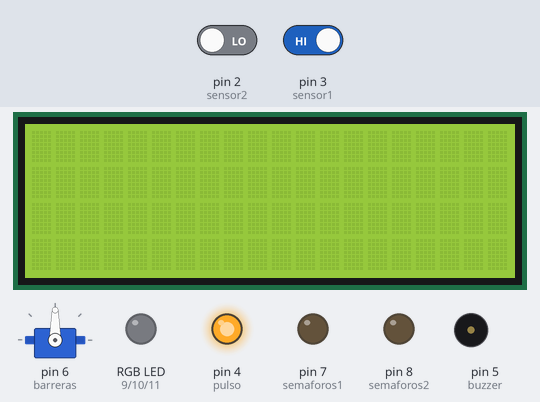
A sketch run on a simulated Arduino Uno, built with avr-gcc and run on an emulated ATmega328P. On the bench: servo, 20×4 character LCD, an RGB LED mixed from three pins (HIGH = lit), output pins drawn as LEDs (lit = HIGH), buzzer (waves = sounding, pin HIGH). The test bench sets the inputs (shaded band); at power-on: pin 2 (sensor2) LOW, pin 3 (sensor1) HIGH.

Above: at 0.1 s.
At 1.6 s:
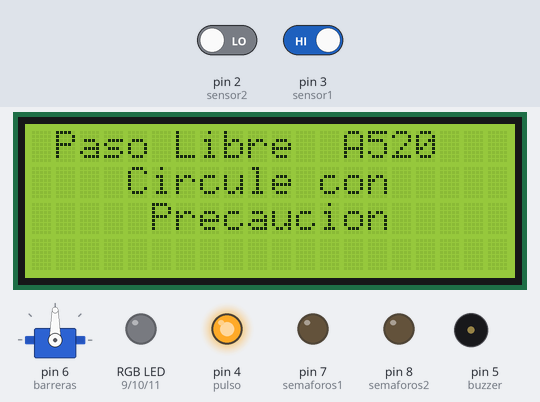
Timing chart, 0 to 130.0 s (numbered marks = the images above):
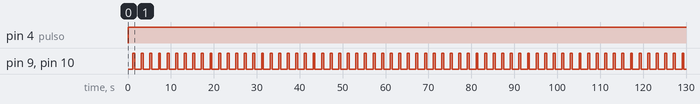

Measured:
- by itself, pin 4 (pulso): LOW → HIGH at 0.06 s
- by itself, pin 9 (semaforoA_PinRojo), pin 10 (semaforoA_PinVerde): alternates HIGH for 0.45 s and LOW for 1.5 s

The sketch:

ArduinoLevelCrossing.ino
```cpp
// PasoConBarreraV0.4
// Simulación de un paso a nivel con barrera
// 28 de Abril de 2018
// KLM


#include <Arduino.h>
#include <Wire.h>
#include <LiquidCrystal_I2C.h>
#include <Servo.h>

// ***** Variables *****

// Sensores
// Sensor Barrera IR - Sensor1
int sensor1=3;  //  Pin asignado al sensor de barrera IR
int lectura1;   //  Var. almacenamiento valor del sensor 1
// Sensor Ultrasonido - Sensor2
int sensor2=2; //  Pin asigndo al sensor Ult. - s2  señal 'echo'
int pulso=4;    //  Pin asociado al emisor de señal del s2 - trigger
float tiempo;   //  Var. alm. tiempo recepción señal eco
int distancia;  //  Var. alm. valor de la distancia al obstáculo
int lectura2;   //  Var. alm. valor definitivo s2 (high-low)

// Semáforos
//  Variables semáforos de aviso- Leds RGB
int semaforoA_PinRojo=9;
int semaforoA_PinVerde=10; //  Designación Pins para brazos leds RGB
int semaforoA_PinAzul=11;
//  Variables semaforos de barrera - Leds rojos
int semaforos1=7;
int semaforos2=8;

// buzzer - Alarma sonora
int buzzer=5;

//  Variables de los servos barreras
Servo barreras; //  Inicialización del objeto Servo para los servos
int anguloBarreras=90;  // Var. Ángulo de inclinación del servo - barreras

// Display LCD I2C
LiquidCrystal_I2C   lcd (0x3F, 20, 4);  // Direccion, filas y columnas

// Variables generales
 int controlBarrera=0;    //  Variable de control


// ***** Funciones *****

// Escecnario 0
// No hay tren cerca. El paso es libre aunque con precacución
// La barrera permanecerá subida
void escenario0()
{
  unsigned long tiempoRef0=millis();  // Var. para poner contador de tiempo a 0
                                      //  en el escenario 0

  // Subir Barreras (en caso de que esté bajada)
  if (anguloBarreras == 0)
  {
    unsigned long tBarrera0 = millis();   //  Var. para controlar
                                          //  tiempo de subida de barrera
    //  La barrera se subirá hasta los 90º
    //  con un incremento de 1º cada 20 ms
    while (anguloBarreras<90)
    {
      barreras.write(anguloBarreras);
      if (millis()>(tBarrera0+20))
      {
        anguloBarreras++;
        tBarrera0=millis();
        barreras.write(anguloBarreras);
      }  //  end est. if millis
    }  //  end estructura while anguloBarreras
  }  //  end estructura if anguloBarreras

  //  Semáforos de barrera apagados
  digitalWrite(semaforos1, LOW);
  digitalWrite(semaforos2, LOW);

  // Display LCD Indicando situacion
  lcd.clear();      //  Limpiar Display
  lcd.backlight();  //  Activar luz de fondo
  lcd.setCursor(0, 0);
  lcd.print(" Paso Libre  A520");
  lcd.setCursor(0, 1);
  lcd.print("    Circule con");
  lcd.setCursor(0, 2);
  lcd.print("     Precaucion");

  //  Semáforo de aviso en ambar intermitente
  while((millis()>=tiempoRef0) && (millis()-tiempoRef0<500))
  {
  analogWrite(semaforoA_PinRojo, 255);
  analogWrite(semaforoA_PinVerde, 255);
  analogWrite(semaforoA_PinAzul, 0);
  }
  while((millis()-tiempoRef0>=500) && (millis()-tiempoRef0<1000))
  {
    analogWrite(semaforoA_PinRojo, 0);
    analogWrite(semaforoA_PinVerde, 0);
    analogWrite(semaforoA_PinAzul, 0);
  }  //  end while millis

  // Zumbador apagado

}  //  end escenario0


//  Escecnario 1
//  Paso del tren. Se corta el paso
void escenarioUno()
{
  unsigned long tiempoRef1=millis();  // Var. para poner contador de tiempo a 0
                                      // en el escenario 1
  // Bajar Barreras
  // Si la barrera se encuentra subida se bajará
  // deciendo un grado cada 20 ms
  if (anguloBarreras == 90)
  {
    unsigned long tBarrera = millis();
    while (anguloBarreras>0)
    {
      barreras.write(anguloBarreras);
      if (millis()>(tBarrera+20))
      {
        anguloBarreras--;
        tBarrera=millis();
        barreras.write(anguloBarreras);
      }  //  end est. if millis
    }  //  end estructura while anguloBarreras
  }  //  end estructura if anguloBarreras


  //  Semáforo de aviso fijado en rojo
  analogWrite(semaforoA_PinRojo, 255);
  analogWrite(semaforoA_PinVerde, 0);
  analogWrite(semaforoA_PinAzul, 0);

  // Display LCD Indicando situacion
  lcd.clear();      //  Limpiar Display
  lcd.backlight();  //  Activar luz de fondo
  lcd.setCursor(0, 0);
  lcd.print("      Atencion!");
  lcd.setCursor(0, 1);
  lcd.print("    Tren Pasando");
  lcd.setCursor(0, 2);
  lcd.print("   Barrera Bajada");

  // Semáforo de barrera en rojo, alternando los dos Leds
  // Suena la Alarma de manera intermitente
  //
  while((millis()>=tiempoRef1) && (millis()-tiempoRef1<200))
  {
    digitalWrite(semaforos1, HIGH);
    digitalWrite(semaforos2, LOW);
    analogWrite(buzzer, 30);
  }  //  end while <300
  while((millis()-tiempoRef1>=200) && (millis()-tiempoRef1<400))
  {
    digitalWrite(semaforos1, LOW);
    digitalWrite(semaforos2, HIGH);
    analogWrite(buzzer, 0);
  }  //  end while <500

}  //  end escenario1


//  ***** setup *****
void setup()
{
    pinMode(sensor1, INPUT);
    pinMode(sensor2, INPUT);
    pinMode(pulso, OUTPUT);
    pinMode(semaforoA_PinRojo, OUTPUT);
    pinMode(semaforoA_PinVerde, OUTPUT);
    pinMode(semaforoA_PinAzul, OUTPUT);
    pinMode(semaforos1, OUTPUT);
    pinMode(semaforos2, OUTPUT);
    pinMode(buzzer, OUTPUT);
    // Servos - barreras
    barreras.attach(6);   //  Pin  de conexion con los servos
    // lcd
    Wire.begin();
    lcd.begin(20, 4);
}  //  end setup


//  ***** loop *****
void loop()
{
    // Activar Sensores
    // Sensor 1 - Sensor de barrera IR
    lectura1=digitalRead(sensor1);
    // Sensor 2 - Sensor ultrasonido
    lectura2=HIGH;
    digitalWrite(pulso,LOW);  //  Por cuestión de estabilización del sensor
    delayMicroseconds(5);
    digitalWrite(pulso, HIGH);  // Envío del pulso ultrasónico
    delayMicroseconds(10);
    tiempo = pulseIn(sensor2, HIGH);  //  Funcion para medir el tiempo del eco
    distancia = 0.01715*tiempo;  // Fórmula para calcular la distancia
    if(distancia<10){lectura2=LOW;}   //  Sensor detecta Tren


    // Detectar el escenario en curso
    if (controlBarrera==1) {escenarioUno();}
    else {escenario0();}


    // Sensor1 detecta - Llega el tren - activación escenario 1
    if(lectura1==LOW && controlBarrera==0)       //  if 1
    {
      controlBarrera=1;  //  Control - Situación de barrera bajada
    } //  end if lectura1==low

    // Sensor de salida se activa - el tren se va
    if(lectura2==LOW && controlBarrera==1)
    {
       controlBarrera=0;
    }

}  //  end loop
```
